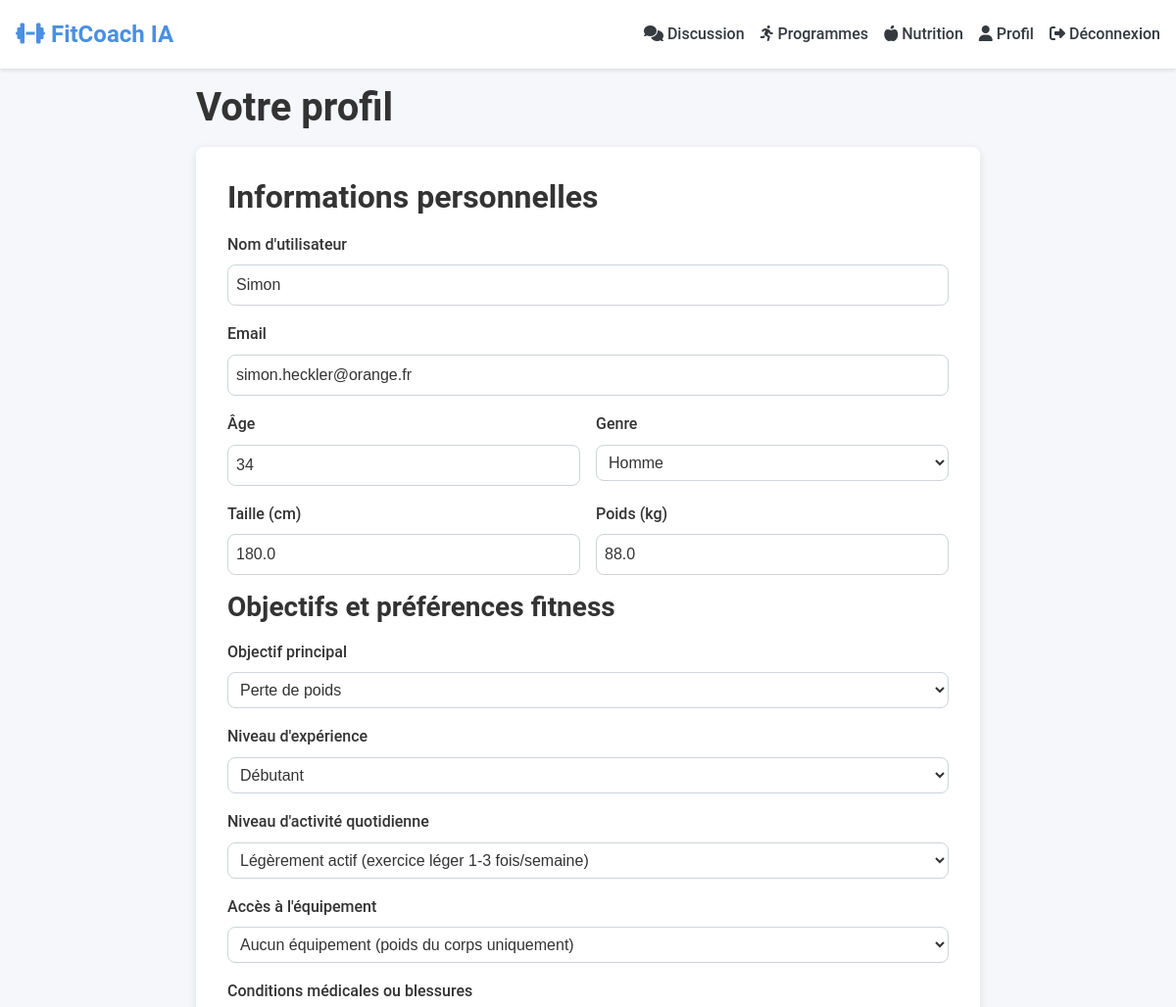
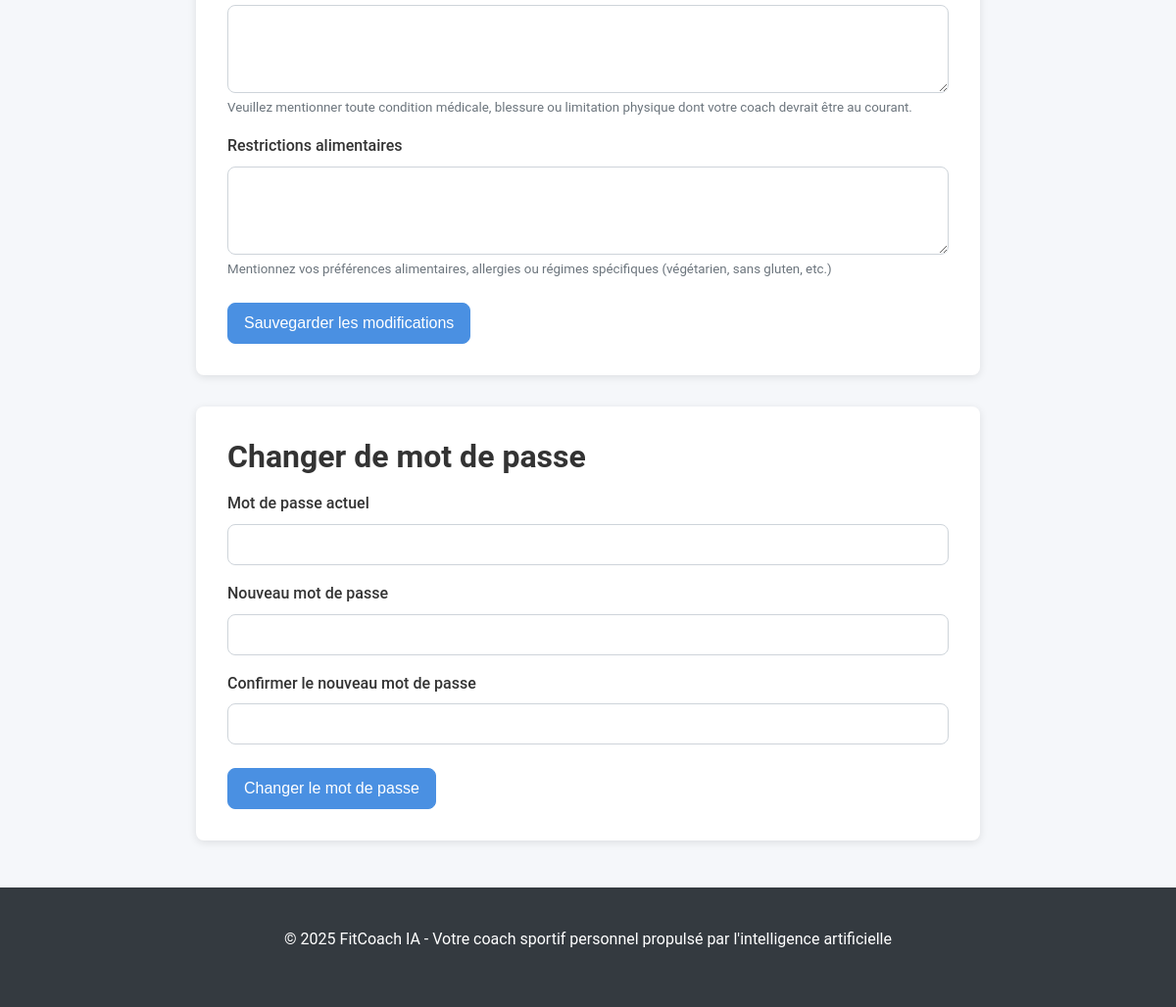
The page /profile (signed in) on the database its author committed (2 pictures, top to bottom).
### models/user.py (models this page shows, shortened)
class User(UserMixin, db.Model):
    id = db.Column(db.Integer, primary_key=True)
    username = db.Column(db.String(64), unique=True, nullable=False)
    email = db.Column(db.String(120), unique=True, nullable=False)
    password_hash = db.Column(db.String(128), nullable=False)
    age = db.Column(db.Integer)
    height = db.Column(db.Float)  # en cm
    weight = db.Column(db.Float)  # en kg
    gender = db.Column(db.String(20))
    fitness_level = db.Column(db.String(20))  # débutant, intermédiaire, avancé
    fitness_goal = db.Column(db.String(100))
    activity_level = db.Column(db.String(20))  # sédentaire, modéré, actif, très actif
    equipment_access = db.Column(db.String(100))
    medical_conditions = db.Column(db.Text)
    dietary_restrictions = db.Column(db.Text)
    conversations = db.relationship('Conversation', backref='user', lazy='dynamic')
    workout_plans = db.relationship('WorkoutPlan', backref='user', lazy='dynamic')
    nutrition_plans = db.relationship('NutritionPlan', backref='user', lazy='dynamic')
    created_at = db.Column(db.DateTime, default=datetime.utcnow)
    updated_at = db.Column(db.DateTime, default=datetime.utcnow, onupdate=datetime.utcnow)

### app.py (the view)
@app.route('/profile')
@login_required
def profile():
    return render_template('profile.html')

### app.py (called while the page is built)
@login_manager.user_loader
def load_user(user_id):
    return User.query.get(int(user_id))

@app.context_processor
def inject_now():
    return {'now': datetime.utcnow()}

### templates/profile.html (shortened to what this page needs)
{% extends 'base.html' %}
{% block content %}
<div class="profile-container">
    <h1>Votre profil</h1>
    <div class="profile-section">
        <h2>Informations personnelles</h2>
        <form method="POST" action="{{ url_for('update_profile') }}">
            <div class="form-group">
                <label for="username">Nom d'utilisateur</label>
                <input type="text" id="username" name="username" value="{{ current_user.username }}" required>
            </div>
            <div class="form-group">
                <label for="email">Email</label>
                <input type="email" id="email" name="email" value="{{ current_user.email }}" required>
            </div>
            <div class="form-row">
                <div class="form-group">
                    <label for="age">Âge</label>
                    <input type="number" id="age" name="age" value="{{ current_user.age or '' }}">
                </div>
                <div class="form-group">
                    <label for="gender">Genre</label>
                    <select id="gender" name="gender">
                        <option value="homme" {% if current_user.gender == 'homme' %}selected{% endif %}>Homme</option>
                    </select>
                </div>
            </div>
            <div class="form-row">
                <div class="form-group">
                    <label for="height">Taille (cm)</label>
                    <input type="number" step="0.1" id="height" name="height" value="{{ current_user.height or '' }}">
                </div>
                <div class="form-group">
                    <label for="weight">Poids (kg)</label>
                    <input type="number" step="0.1" id="weight" name="weight" value="{{ current_user.weight or '' }}">
                </div>
            </div>
            <h3>Objectifs et préférences fitness</h3>
            <div class="form-group">
                <label for="fitness_goal">Objectif principal</label>
                <select id="fitness_goal" name="fitness_goal">
                    <option value="perte_de_poids" {% if current_user.fitness_goal == 'perte_de_poids' %}selected{% endif %}>Perte de poids</option>
                </select>
            </div>
            <div class="form-group">
                <label for="fitness_level">Niveau d'expérience</label>
                <select id="fitness_level" name="fitness_level">
                    <option value="debutant" {% if current_user.fitness_level == 'debutant' %}selected{% endif %}>Débutant</option>
                </select>
            </div>
            <div class="form-group">
                <label for="activity_level">Niveau d'activité quotidienne</label>
                <select id="activity_level" name="activity_level">
                    <option value="leger" {% if current_user.activity_level == 'leger' %}selected{% endif %}>Légèrement actif (exercice léger 1-3 fois/semaine)</option>
                </select>
            </div>
            <div class="form-group">
                <label for="equipment_access">Accès à l'équipement</label>
                <select id="equipment_access" name="equipment_access">
                    <option value="aucun" {% if current_user.equipment_access == 'aucun' %}selected{% endif %}>Aucun équipement (poids du corps uniquement)</option>
                </select>
            </div>
            <div class="form-group">
                <label for="medical_conditions">Conditions médicales ou blessures</label>
                <textarea id="medical_conditions" name="medical_conditions" rows="3">{{ current_user.medical_conditions or '' }}</textarea>
                <small>Veuillez mentionner toute condition médicale, blessure ou limitation physique dont votre coach devrait être au courant.</small>
            </div>
            <div class="form-group">
                <label for="dietary_restrictions">Restrictions alimentaires</label>
                <textarea id="dietary_restrictions" name="dietary_restrictions" rows="3">{{ current_user.dietary_restrictions or '' }}</textarea>
                <small>Mentionnez vos préférences alimentaires, allergies ou régimes spécifiques (végétarien, sans gluten, etc.)</small>
            </div>
            <div class="form-actions">
                <button type="submit" class="btn btn-primary">Sauvegarder les modifications</button>
            </div>
        </form>
    </div>
    <div class="profile-section">
        <h2>Changer de mot de passe</h2>
        <form method="POST" action="{{ url_for('change_password') }}">
            <div class="form-group">
                <label for="current_password">Mot de passe actuel</label>
                <input type="password" id="current_password" name="current_password" required>
            </div>
            <div class="form-group">
                <label for="new_password">Nouveau mot de passe</label>
                <input type="password" id="new_password" name="new_password" required>
            </div>
            <div class="form-group">
                <label for="confirm_password">Confirmer le nouveau mot de passe</label>
                <input type="password" id="confirm_password" name="confirm_password" required>
            </div>
            <div class="form-actions">
                <button type="submit" class="btn btn-primary">Changer le mot de passe</button>
            </div>
        </form>
    </div>
</div>
{% endblock %}

### static/css/main.css (style rules this page uses)
:root { --primary-color: #4a90e2; --primary-dark: #3a7bc8; --primary-light: #6ba5e9; --secondary-color: #6c757d; --success-color: #28a745; --danger-color: #dc3545; --warning-color: #ffc107; --info-color: #17a2b8; --dark-color: #343a40; --light-color: #f8f9fa; --body-bg: #f5f7fa; --body-color: #333; --font-main: 'Roboto', -apple-system, BlinkMacSystemFont, 'Segoe UI', Oxygen, Ubuntu, Cantarell, sans-serif; --border-radius: 8px; --box-shadow: 0 2px 8px rgba(0, 0, 0, 0.1); }
* { margin: 0; padding: 0; box-sizing: border-box; }
body { font-family: var(--font-main); font-size: 16px; line-height: 1.6; color: var(--body-color); background-color: var(--body-bg); min-height: 100vh; display: flex; flex-direction: column; }
h1, h2, h3, h4, h5, h6 { margin-bottom: 1rem; font-weight: 700; line-height: 1.2; }
h1 { font-size: 2.5rem; }
h2 { font-size: 2rem; }
h3 { font-size: 1.75rem; }
.btn { display: inline-block; font-weight: 500; text-align: center; white-space: nowrap; vertical-align: middle; user-select: none; border: 1px solid transparent; padding: 0.5rem 1rem; font-size: 1rem; line-height: 1.5; border-radius: var(--border-radius); transition: all 0.2s ease-in-out; cursor: pointer; }
.btn-primary { color: white; background-color: var(--primary-color); border-color: var(--primary-color); }
.form-group { margin-bottom: 1rem; }
.form-group label { display: block; margin-bottom: 0.5rem; font-weight: 500; }
.form-row { display: flex; gap: 1rem; margin-bottom: 1rem; }
.form-row .form-group { flex: 1; margin-bottom: 0; }
input[type="text"], input[type="email"], input[type="password"], input[type="number"], input[type="date"], textarea, select { display: block; width: 100%; padding: 0.5rem; font-size: 1rem; line-height: 1.5; color: var(--body-color); background-color: white; border: 1px solid #ced4da; border-radius: var(--border-radius); transition: border-color 0.15s ease-in-out, box-shadow 0.15s ease-in-out; }
.form-actions { margin-top: 1.5rem; }
small { display: block; margin-top: 0.25rem; color: var(--secondary-color); }
.profile-container { max-width: 800px; margin: 0 auto; }
.profile-section { background-color: white; border-radius: var(--border-radius); padding: 2rem; margin-bottom: 2rem; box-shadow: var(--box-shadow); }

### rows shown on the page
User: username "Simon", email "simon.heckler@orange.fr", age "34", gender "Homme", height "180.0", weight "88.0", fitness_goal "Perte de poids", fitness_level "Débutant", activity_level "Légèrement actif (exercice léger 1-3 fois/semaine)", equipment_access "Aucun équipement (poids du corps uniquement)"
